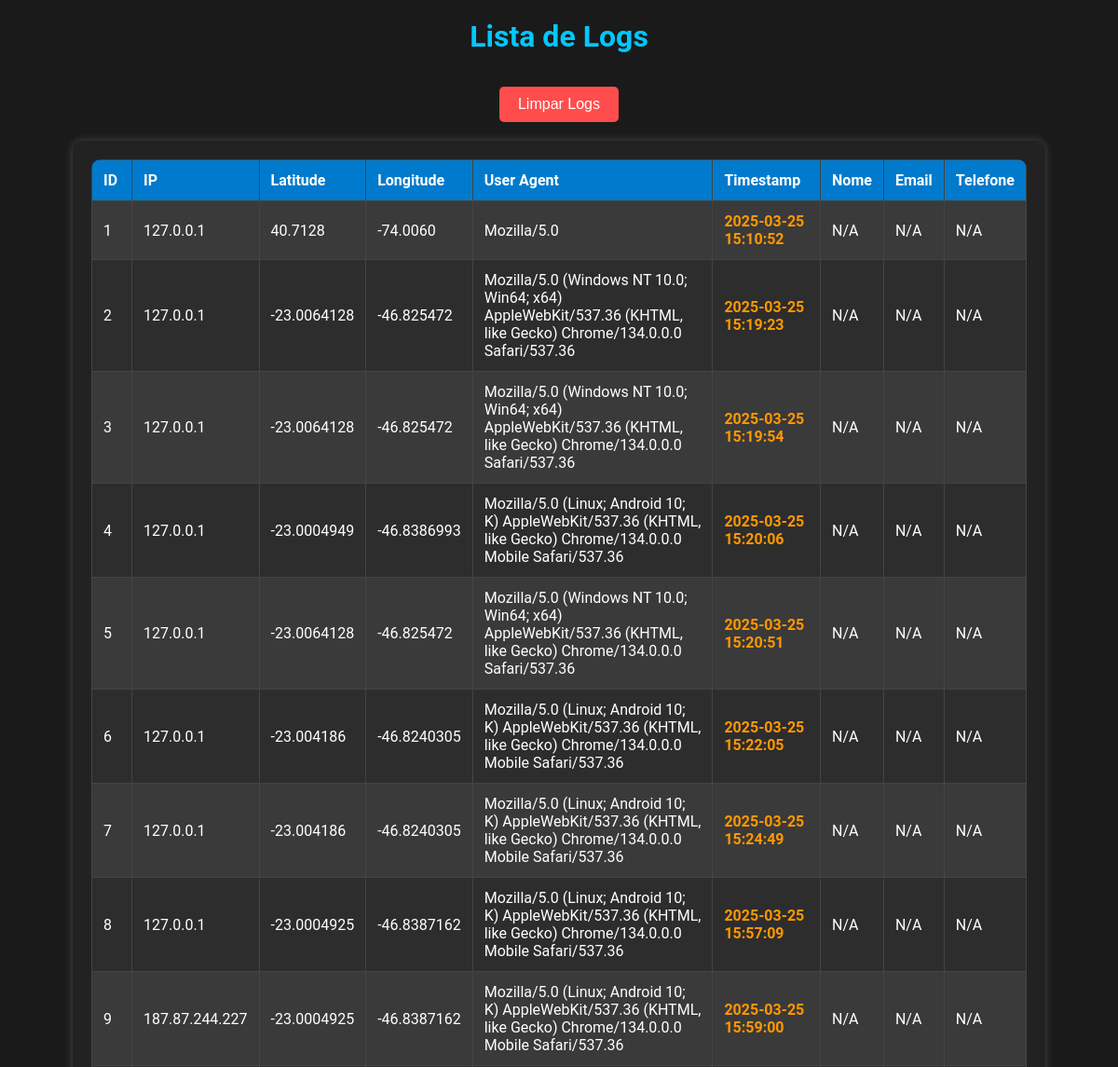
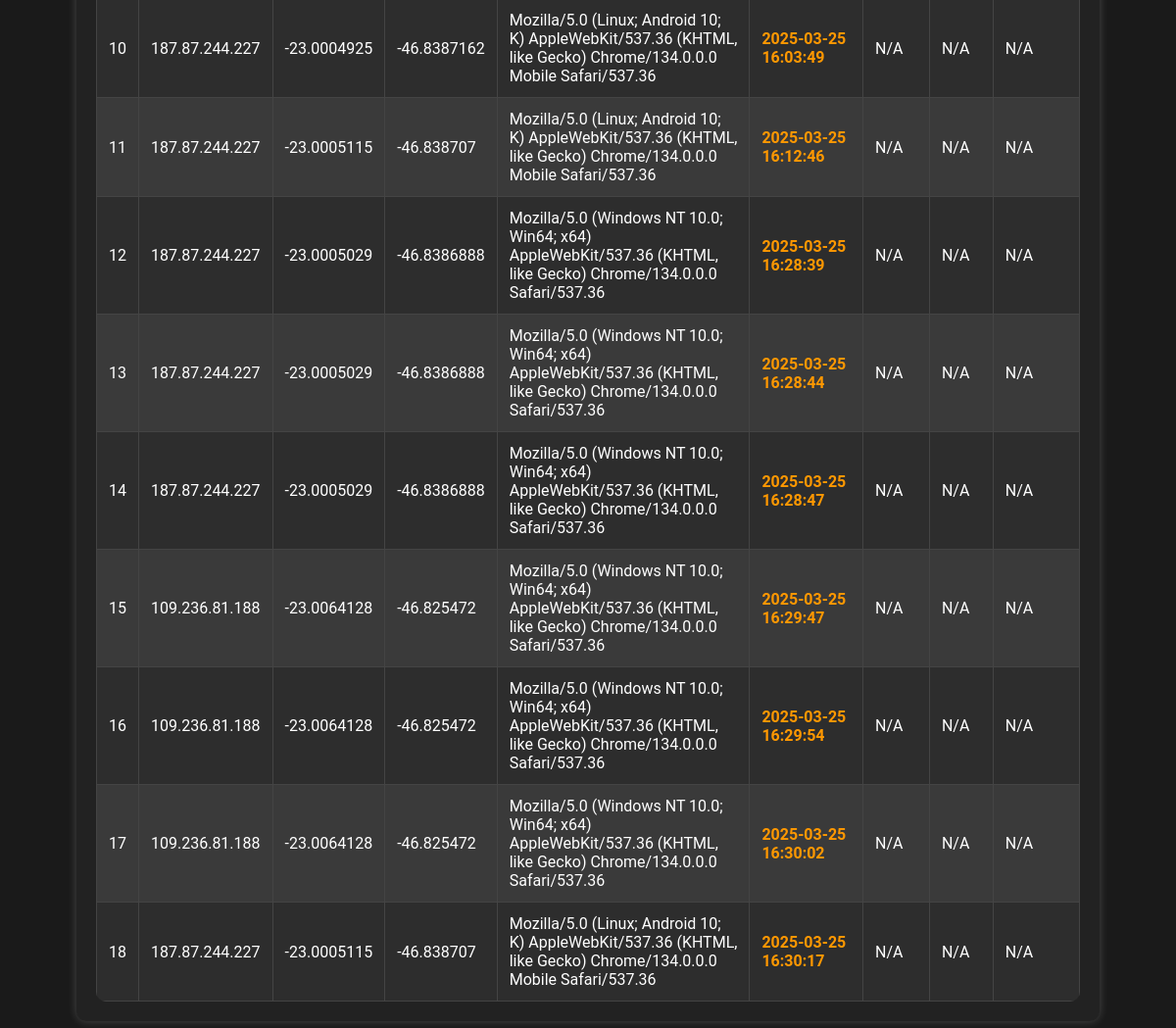
Page /logs on the committed database (2 pictures, top to bottom).
### tables this page shows
CREATE TABLE logs (
                        id INTEGER PRIMARY KEY AUTOINCREMENT,
                        ip TEXT,
                        latitude TEXT,
                        longitude TEXT,
                        user_agent TEXT,
                        timestamp TEXT, nome TEXT, email TEXT, telefone TEXT);

### app.py (the view)
@app.route('/logs')
def view_logs():
    conn = sqlite3.connect("fraud_tracker.db")
    cursor = conn.cursor()
    cursor.execute("SELECT * FROM logs")
    logs = cursor.fetchall()
    conn.close()
    return render_template('logs.html', logs=logs)

### templates/logs.html (shortened to what this page needs)
<!DOCTYPE html>
<html lang="pt">
<head>
    <link rel="stylesheet" href="{{ url_for('static', filename='styles.css') }}">
</head>
<body>
    <h1>Lista de Logs</h1>
    <button class="clear-button" onclick="clearLogs()">Limpar Logs</button>
    <div class="log-container">
        <table id="logTable">
            <tr>
                <th>ID</th>
                <th>IP</th>
                <th>Latitude</th>
                <th>Longitude</th>
                <th>User Agent</th>
                <th>Timestamp</th>
                <th>Nome</th>
                <th>Email</th>
                <th>Telefone</th>
            </tr>
            {% for log in logs %}
            <tr>
                <td>{{ log[0] }}</td>
                <td>{{ log[1] }}</td>
                <td>{{ log[2] }}</td>
                <td>{{ log[3] }}</td>
                <td>{{ log[4] }}</td>
                <td class="timestamp">{{ log[5] }}</td>
                <td>{{ log[6] if log[6] else 'N/A' }}</td>
                <td>{{ log[7] if log[7] else 'N/A' }}</td>
                <td>{{ log[8] if log[8] else 'N/A' }}</td>
            </tr>
            {% endfor %}
        </table>
    </div>
</body>
</html>

### static/styles.css (style rules this page uses)
* { margin: 0; padding: 0; box-sizing: border-box; }
body { font-family: 'Roboto', sans-serif; background-color: #1a1a1a; color: white; text-align: center; padding: 20px; }
h1 { font-size: 2rem; margin-bottom: 15px; color: #00c8ff; }
.log-container { max-width: 90%; margin: auto; overflow-x: auto; background: #222; padding: 20px; border-radius: 10px; box-shadow: 0px 0px 10px rgba(255, 255, 255, 0.2); }
table { width: 100%; border-collapse: collapse; background: #2d2d2d; border-radius: 10px; overflow: hidden; }
th, td { padding: 12px; border: 1px solid #444; text-align: left; }
th { background: #007acc; color: white; }
tr:nth-child(even) { background: #3a3a3a; }
.timestamp { font-weight: bold; color: #ff9800; }
.clear-button { background-color: #ff4d4d; color: white; border: none; padding: 10px 20px; font-size: 16px; cursor: pointer; margin: 20px 0; border-radius: 5px; transition: 0.3s; }

### rows in the picture
logs: id "1", ip "127.0.0.1", latitude "40.7128", longitude "-74.0060", user_agent "Mozilla/5.0", timestamp "2025-03-25 15:10:52", log "N/A"
logs: id "2", ip "127.0.0.1", latitude "-23.0064128", longitude "-46.825472", user_agent "Mozilla/5.0 (Windows NT 10.0; Win64; x64) AppleWebKit/537.36 (KHTML, like Gecko) Chrome/134.0.0.0 Safari/537.36", timestamp "2025-03-25 15:19:23", log "N/A"
logs: id "3", ip "127.0.0.1", latitude "-23.0064128", longitude "-46.825472", user_agent "Mozilla/5.0 (Windows NT 10.0; Win64; x64) AppleWebKit/537.36 (KHTML, like Gecko) Chrome/134.0.0.0 Safari/537.36", timestamp "2025-03-25 15:19:54", log "N/A"
logs: id "4", ip "127.0.0.1", latitude "-23.0004949", longitude "-46.8386993", user_agent "Mozilla/5.0 (Linux; Android 10; K) AppleWebKit/537.36 (KHTML, like Gecko) Chrome/134.0.0.0 Mobile Safari/537.36", timestamp "2025-03-25 15:20:06", log "N/A"
logs: id "5", ip "127.0.0.1", latitude "-23.0064128", longitude "-46.825472", user_agent "Mozilla/5.0 (Windows NT 10.0; Win64; x64) AppleWebKit/537.36 (KHTML, like Gecko) Chrome/134.0.0.0 Safari/537.36", timestamp "2025-03-25 15:20:51", log "N/A"
logs: id "6", ip "127.0.0.1", latitude "-23.004186", longitude "-46.8240305", user_agent "Mozilla/5.0 (Linux; Android 10; K) AppleWebKit/537.36 (KHTML, like Gecko) Chrome/134.0.0.0 Mobile Safari/537.36", timestamp "2025-03-25 15:22:05", log "N/A"
logs: id "7", ip "127.0.0.1", latitude "-23.004186", longitude "-46.8240305", user_agent "Mozilla/5.0 (Linux; Android 10; K) AppleWebKit/537.36 (KHTML, like Gecko) Chrome/134.0.0.0 Mobile Safari/537.36", timestamp "2025-03-25 15:24:49", log "N/A"
logs: id "8", ip "127.0.0.1", latitude "-23.0004925", longitude "-46.8387162", user_agent "Mozilla/5.0 (Linux; Android 10; K) AppleWebKit/537.36 (KHTML, like Gecko) Chrome/134.0.0.0 Mobile Safari/537.36", timestamp "2025-03-25 15:57:09", log "N/A"
logs: id "9", ip "187.87.244.227", latitude "-23.0004925", longitude "-46.8387162", user_agent "Mozilla/5.0 (Linux; Android 10; K) AppleWebKit/537.36 (KHTML, like Gecko) Chrome/134.0.0.0 Mobile Safari/537.36", timestamp "2025-03-25 15:59:00", log "N/A"
logs: id "10", ip "187.87.244.227", latitude "-23.0004925", longitude "-46.8387162", user_agent "Mozilla/5.0 (Linux; Android 10; K) AppleWebKit/537.36 (KHTML, like Gecko) Chrome/134.0.0.0 Mobile Safari/537.36", timestamp "2025-03-25 16:03:49", log "N/A"
logs: id "11", ip "187.87.244.227", latitude "-23.0005115", longitude "-46.838707", user_agent "Mozilla/5.0 (Linux; Android 10; K) AppleWebKit/537.36 (KHTML, like Gecko) Chrome/134.0.0.0 Mobile Safari/537.36", timestamp "2025-03-25 16:12:46", log "N/A"
logs: id "12", ip "187.87.244.227", latitude "-23.0005029", longitude "-46.8386888", user_agent "Mozilla/5.0 (Windows NT 10.0; Win64; x64) AppleWebKit/537.36 (KHTML, like Gecko) Chrome/134.0.0.0 Safari/537.36", timestamp "2025-03-25 16:28:39", log "N/A"
logs: id "13", ip "187.87.244.227", latitude "-23.0005029", longitude "-46.8386888", user_agent "Mozilla/5.0 (Windows NT 10.0; Win64; x64) AppleWebKit/537.36 (KHTML, like Gecko) Chrome/134.0.0.0 Safari/537.36", timestamp "2025-03-25 16:28:44", log "N/A"
logs: id "14", ip "187.87.244.227", latitude "-23.0005029", longitude "-46.8386888", user_agent "Mozilla/5.0 (Windows NT 10.0; Win64; x64) AppleWebKit/537.36 (KHTML, like Gecko) Chrome/134.0.0.0 Safari/537.36", timestamp "2025-03-25 16:28:47", log "N/A"
logs: id "15", ip "109.236.81.188", latitude "-23.0064128", longitude "-46.825472", user_agent "Mozilla/5.0 (Windows NT 10.0; Win64; x64) AppleWebKit/537.36 (KHTML, like Gecko) Chrome/134.0.0.0 Safari/537.36", timestamp "2025-03-25 16:29:47", log "N/A"
logs: id "16", ip "109.236.81.188", latitude "-23.0064128", longitude "-46.825472", user_agent "Mozilla/5.0 (Windows NT 10.0; Win64; x64) AppleWebKit/537.36 (KHTML, like Gecko) Chrome/134.0.0.0 Safari/537.36", timestamp "2025-03-25 16:29:54", log "N/A"
logs: id "17", ip "109.236.81.188", latitude "-23.0064128", longitude "-46.825472", user_agent "Mozilla/5.0 (Windows NT 10.0; Win64; x64) AppleWebKit/537.36 (KHTML, like Gecko) Chrome/134.0.0.0 Safari/537.36", timestamp "2025-03-25 16:30:02", log "N/A"
logs: id "18", ip "187.87.244.227", latitude "-23.0005115", longitude "-46.838707", user_agent "Mozilla/5.0 (Linux; Android 10; K) AppleWebKit/537.36 (KHTML, like Gecko) Chrome/134.0.0.0 Mobile Safari/537.36", timestamp "2025-03-25 16:30:17", log "N/A"
